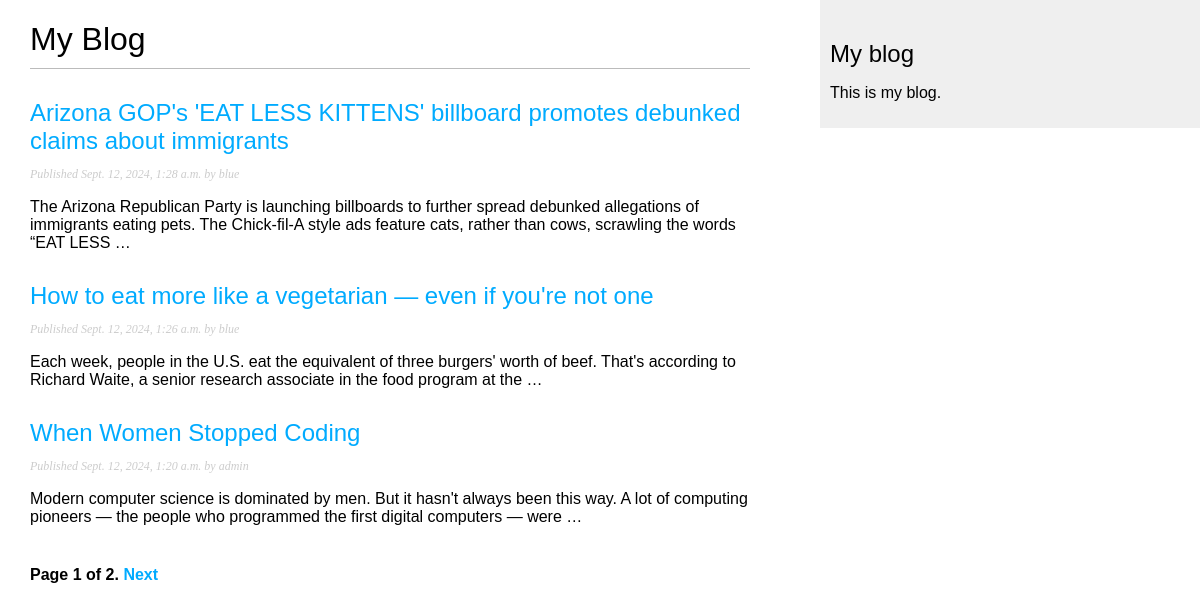
The page /blog/ on the database as committed earlier.
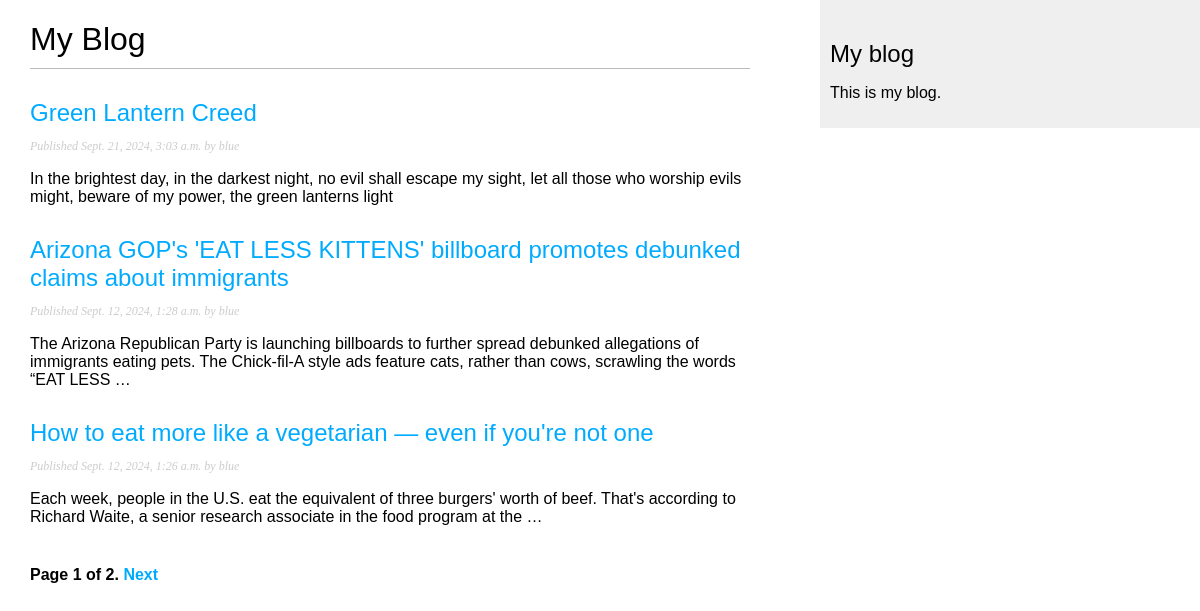
The same page on the database as committed later.
### blog/models.py (models this page shows, shortened)
class Post(models.Model):
    class Status(models.TextChoices):
        DRAFT = 'DF', 'Draft'
        PUBLISHED = 'PB', 'Published'
    title = models.CharField(max_length=250)
    slug = models.SlugField(max_length=250,
                            unique_for_date='publish')
    author = models.ForeignKey(User,
                                on_delete=models.CASCADE,
                                related_name='blog_posts',)
    body = models.TextField()
    publish = models.DateTimeField(default=timezone.now)
    created = models.DateTimeField(auto_now_add=True)
    updated = models.DateTimeField(auto_now=True)
    status = models.CharField(max_length=2,
                            choices=Status.choices,
                            default=Status.DRAFT)
    objects = models.Manager() #default manager.if none specified its selected automatically
    published = PublishedManager() #custom manager
    date = DateManager() #custom manager
    class Meta:
        ordering = ['-publish']
        indexes = [
            models.Index(fields=['-publish']),  #index publish field
        ]
    def get_absolute_url(self):
        return reverse('blog:post_detail',
                       args=[self.publish.year,
                             self.publish.month,
                             self.publish.day,
                             self.slug,])

### blog/views.py (the view)
# urls.py: path('', views.post_list, name='post_list'),
def post_list(request):
    post_list = Post.published.all()
    paginator = Paginator(post_list, 3)
    page_number = request.GET.get('page', 1)
    try:
        posts = paginator.page(page_number)
    except PageNotAnInteger:
        posts = paginator.page(1)
    except EmptyPage:
        posts = paginator.page(paginator.num_pages)
    return render (request,
                   'blog/post/list.html',
                   {'posts':posts},)

### blog/models.py (called while the page is built)
    def get_queryset(self):
        return super().get_queryset() \
            .filter(status=Post.Status.PUBLISHED)

### blog/templates/blog/post/list.html (shortened to what this page needs)
{% extends "blog/base.html" %}
{% block content %}
  <h1>My Blog</h1>
  {% for post in posts %}
    <h2>
      <a href="{{ post.get_absolute_url}}">
        {{ post.title }}
      </a>
    </h2>
    <p class="date">
      Published {{ post.publish }} by {{ post.author }}
    </p>
    {{ post.body|truncatewords:30|linebreaks }}
  {% endfor %}
   {% include "pagination.html" with page=posts %}
{% endblock %}

Rows that differ between the two databases and show on the page:
no longer on this page (row unchanged): Post: title "When Women Stopped Coding", publish "Sept. 12, 2024, 1:20 a.m.", author "admin", body "Modern computer science is dominated by men. But it hasn't always been this way. A lot of computing pioneers — the people who programmed the first digital computers — were …"
added Post: title "Green Lantern Creed", publish "Sept. 21, 2024, 3:03 a.m.", author "blue", body "In the brightest day, in the darkest night, no evil shall escape my sight, let all those who worship evils might, beware of my power, the green lanterns light"
